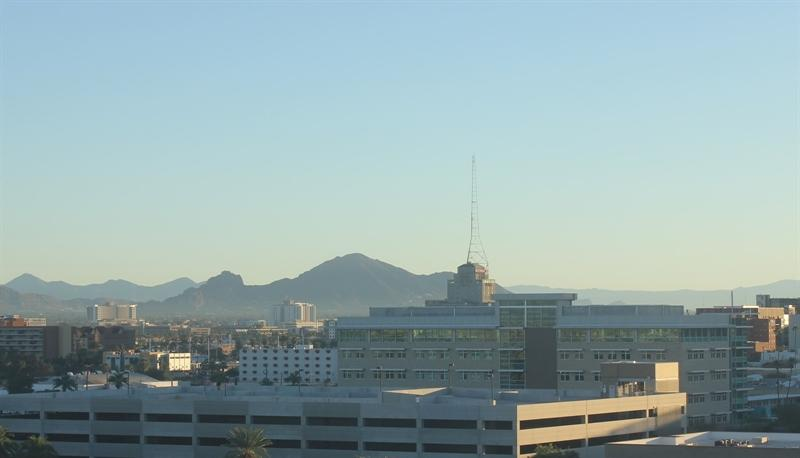
#> input picture JS11/images/images/training/day/20151101_142050.jpg, 800 x 458 px; its folder holds only this picture in this run
$ jupyter execute --allow-errors P5_JS11.ipynb
#> lines starting #> are read from the running program, lines starting #| are printed output that depends on the picture
[cell 1]
# 1. Mount Google Drive
from google.colab import drive
drive.mount('/content/drive')

[cell 2]
# Import Required Libraries
from pathlib import Path
import matplotlib.image as mpimg
import matplotlib.pyplot as plt
import cv2
import random
import numpy as np
import pandas as pd

[cell 3]
# Image directories
train_dir = "images/training/"
test_dir = "images/test/"

[cell 4]
def load_dataset(img_dir):
#> called with img_dir = 'images/training/'
    p = Path(img_dir)
    dirs = p.glob('*')

    img_list = []

    for dir in dirs:
        label = str(dir).split('/')[-1]
        for file in dir.glob('*.jpg'):
            img = mpimg.imread(file)
#> img is the input picture: shape (458, 800, 3); mean R, G, B 147.2, 168.7, 170.2

            if not img is None:
                img_list.append((img, label))

    return img_list

[cell 5]
# Load training data
train_img = load_dataset(train_dir)
#> train_img = 2 items

[cell 6]
import os

base_path = "/content/drive/MyDrive/images/images/"
print(os.listdir(base_path))

[cell 7]
import os
import cv2

train_path = "/content/drive/MyDrive/images/images/training/"

train_img = []
train_label = []

for label in ["day", "night"]:
    folder = os.path.join(train_path, label)
    print("Mengambil gambar dari:", folder)

    for file in os.listdir(folder):
        if file.endswith((".jpg", ".jpeg", ".png")):
            img_path = os.path.join(folder, file)
            img = cv2.imread(img_path)

            train_img.append(img)
            train_label.append(label)

print("Jumlah gambar:", len(train_img))
#| Jumlah gambar: 2
print("Jumlah label :", len(train_label))

[cell 8]
train_img[0].shape
train_label[0]

[cell 9]
# Random size checking
pick_random = np.random.randint(0, len(train_img))
#> pick_random = 0

# Check img size
print(f'Image {pick_random}')
#| Image 0
print(train_img[pick_random][0].shape)
#| (800, 3)
#> `train_data = list(zip(train_img, train_label))`: train_data = 2 items

[cell 10]
# Function to Visualize
def random_img_viz(img_list):
    rand_num = np.random.randint(0, len(img_list))
#> rand_num = 1

    img = img_list[rand_num][0]
    label = img_list[rand_num][1]
#> label = 'night'
    label_str = 'day' if label == 1 else 'night'
#> label_str = 'night'

    plt.imshow(img)
    print(f'Shape\t: {img.shape}')
#| Shape	: (737, 1024, 3)
    print(f'Label\t: {label}')
#| Label	: night

[cell 11]
# Gabungkan sebelum dipakai
train_data = list(zip(train_img, train_label))

random_img_viz(train_data)

[cell 12]
def standarized_input(image):
    # resize to w: 1100, h:600
    std_img = cv2.resize(image, (1100,600))

    return std_img

[cell 13]
def label_encoder(label):
    # Encode the label
    # day as 1; night as 0
    num_val = 0

    if(label == 'day'):
        num_val = 1

    return num_val

[cell 14]
def preprocess(img_list):
    std_img_list = []

    for item in img_list:
        image = item[0]
        label = item[1]

        # Standarized the image
        std_img = standarized_input(image)

        # Create the label
        img_label = label_encoder(label)

        std_img_list.append((std_img, img_label))
#> this loop made 1 pass
#> num_val in label_encoder on pass 1: 0
#> pass 1, in standarized_input, `std_img = cv2.resize(image, (1100,600))`:
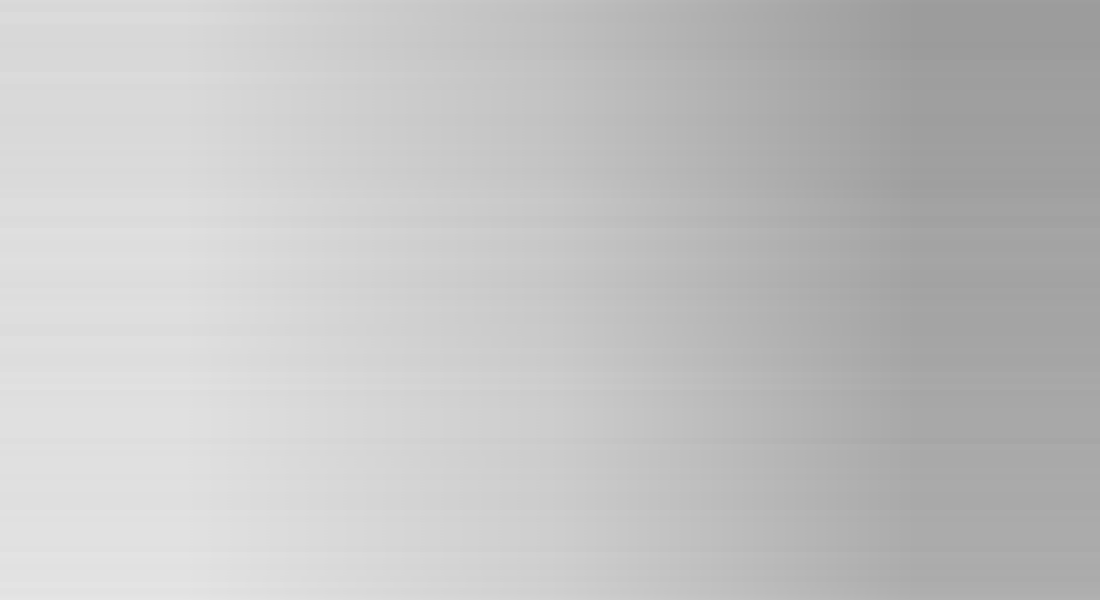
#> std_img: shape (600, 1100); min 155, max 229, mean 195.1
#> after the loop, std_img_list = []

    return std_img_list

#> (a cell that did not finish here is left out)

#> (a cell that did not finish here is left out)

[cell 17]
# Get feature based on average brightness using HSV colorspace
def avg_brightness(image):
    # Convert image to HSV
    img_hsv = cv2.cvtColor(image, cv2.COLOR_RGB2HSV)

    # Calculate the avg of brightness
    sum_brightness = np.sum(img_hsv[:,:,2]) # take the 3rb value which is the V channel
    area = image.shape[0] * image.shape[1]
    avg = sum_brightness / area

    return avg

#> (a cell that did not finish here is left out)

[cell 19]
def predict_label(img, threshold):
    # Computer average brightness
    avg = avg_brightness(img)
    pred = 0

    # Predict the label based on user defined threshold
    if avg > threshold:
        pred = 1

    return pred

#> (a cell that did not finish here is left out)

[cell 21]
def evaluate(img_list, threshold):
#> called with threshold = 120
    miss_labels = []

    for file in img_list:
        # Get the ground truth / correct label
        img = file[0]
        label = file[1]

        # Get prediction
        pred_label = predict_label(img, threshold)

        # Compare ground truth and pred
        if pred_label != label:
            miss_labels.append((img, pred_label, label))
#> this loop made 0 passes
#> after the loop, miss_labels = []

    total_img = len(img_list)
#> total_img = 0
    corr_pred = total_img - len(miss_labels)
#> corr_pred = 0
    accuracy = corr_pred / total_img

    print(f'Accuracy: {accuracy:.4f}')

#> (a cell that did not finish here is left out)

[cell 23]
# Evaluate on test data

# Load test data
test_img = load_dataset(test_dir)

# Preprocess
test_std_img_list = preprocess(test_img)

# Predict
#> (the rest of this cell did not finish here and is left out)
